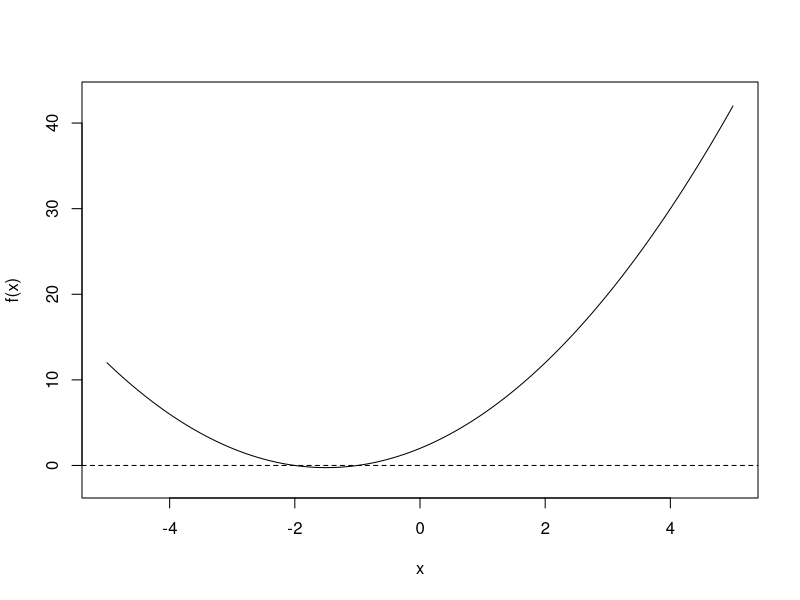

Generate this figure with R:
## ---- chunk 1
#| echo: false
# Define variables a, b, and c
a <- 1
b <- 3
c <- 2

# Compute the discriminate to determine the number of solutions 
discriminate <- b^2 - 4*a*c 

if (discriminate > 0) {
  # Two real-valued solutions
  realsolution1 <- (-b - sqrt(discriminate)) / 2*a
  realsolution2 <- (-b + sqrt(discriminate)) / 2*a
  
  print(strwrap(paste0("There are two real solutions to f(x) = ax\u00B2 + bx + c
                       when a = ", a, ", b = ", b, ", and c = ", c, ".",
                       " The solutions are x = ", realsolution1, " and x = ", 
                       realsolution2, ".")), 
        quote = FALSE)
  
  } else if (discriminate == 0) {
    # One real-valued solution
    realsolution <- -b / 2*a
  
    print(strwrap(paste0("There is one real solution to  f(x) = ax\u00B2 + bx + c 
                       when a = ", a, ", b = ", b, ", and c = ", c, ".",
                       "The solution is x =", realsolution, ".")),
          quote = FALSE)
  
    } else {
      # No real-valued solution
      print(strwrap(paste0("There are no real solutions to f(x) = ax\u00B2 + bx + c 
                       when a = ", a, ", b = ", b, " , and c = ", c, ".")), 
            quote = FALSE)
      }
## ---- chunk 2
#| echo: false
x <- seq(-5, 5, length = 300)
plot(x, a*x^2 + b*x + c, type = "l", ylab = "f(x)", ylim = c(-2, 43))
abline(h = 0, lty = 2)
